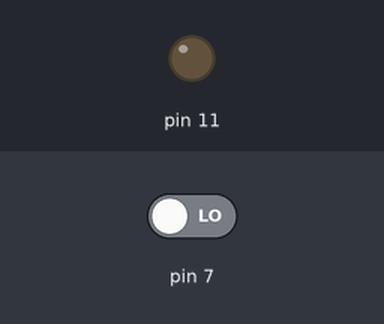
Recording of a sketch running on a simulated Arduino Uno, built with avr-gcc and run on an emulated ATmega328P. Shown: output pins drawn as LEDs (lit = HIGH). The test bench sets the inputs (shaded band); at power-on: pin 7 LOW.

Above: at 1.2 s.
1.3 s: pin 7 driven HIGH
At 2.3 s:
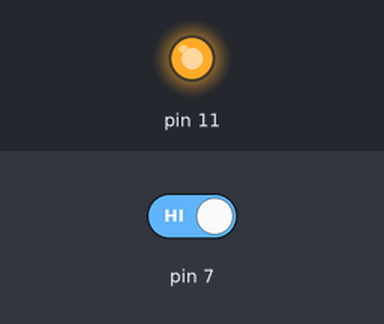
2.8 s: pin 7 driven LOW
At 3.4 s:
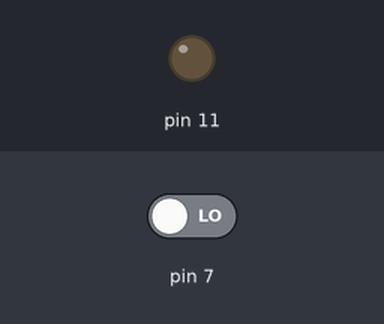
Timing chart, 0 to 5.8 s (numbered marks = the images above; inputs shaded):
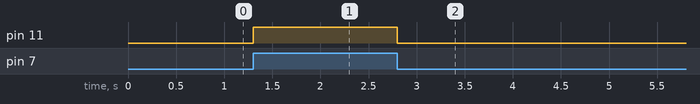

The sketch:

Lesson_06_Pushbutton_If.ino
```cpp
void setup() {
  pinMode(11, OUTPUT);
  pinMode(7, INPUT);

}

void loop() {
  int buttonStatus = digitalRead(7);

  if(buttonStatus == 1){
    digitalWrite(11, HIGH);
  }
  else{
    digitalWrite(11, LOW);
  }

}
```

Measured:
- after the input at 1.3 s, pin 11: LOW → HIGH at once
- after the input at 2.8 s, pin 11: HIGH → LOW at once
